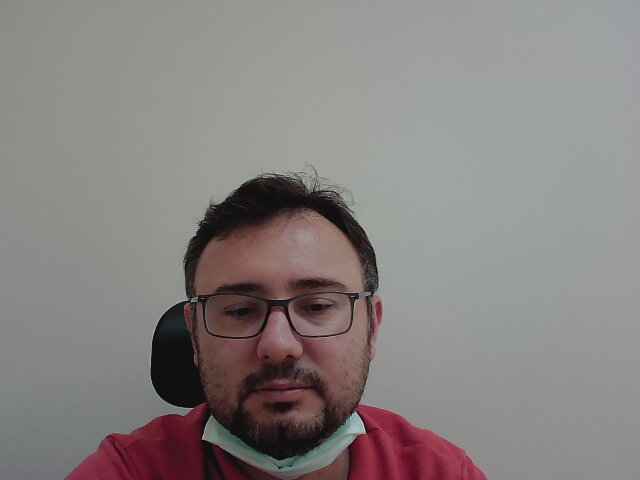
#> input picture images/yuz.jpg, 640 x 480 px, given in place of the camera
$ python kamera_goruntu_sb.py
#> lines starting #> are read from the running program, lines starting #| are printed output that depends on the picture; after the words box and inside, x2 and y2 are one past the last pixel; in counts of white or black regions, pixels touching at a corner belong together
import cv2
import numpy as np

cap = cv2.VideoCapture(0)

while True:
    durum,cerceve=cap.read()
#> cerceve is the input picture: shape (480, 640, 3); mean B, G, R 128.7, 130.3, 135.4
    gri=cv2.cvtColor(cerceve,cv2.COLOR_BGR2GRAY)
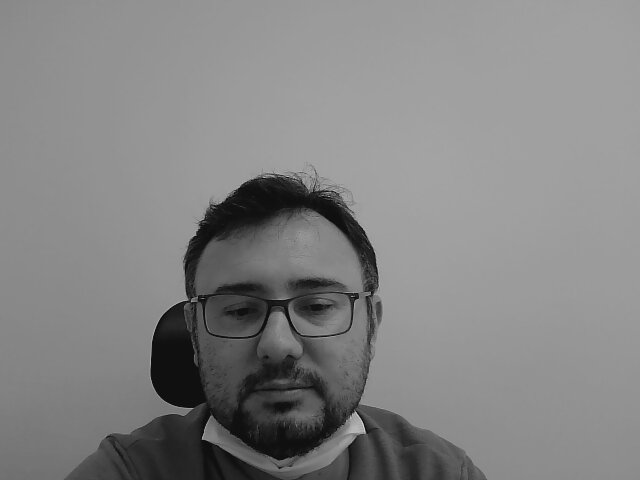
#> gri: shape (480, 640); min 1, max 221, mean 131.7
    _,sb=cv2.threshold(gri,60,255,cv2.THRESH_BINARY)
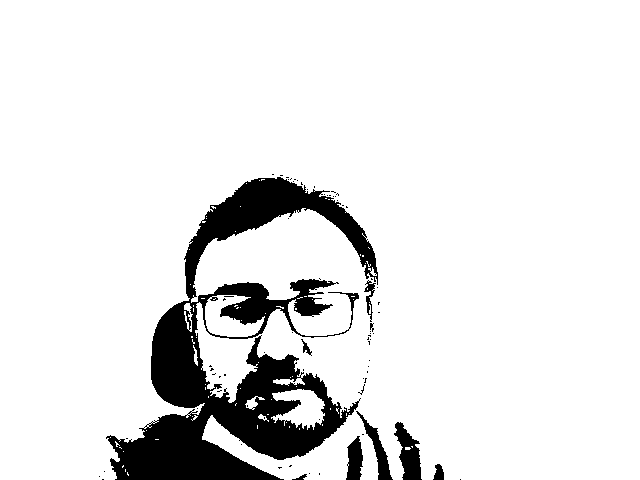
#> sb: shape (480, 640); 89.9% white; 75 black regions (66 under 20 px), largest, box (x1, y1, x2, y2) and area: (106, 177, 378, 480) 28474, (394, 422, 422, 480) 898, (356, 411, 393, 480) 619
    sbd=cv2.dilate(sb,None,iterations=3)
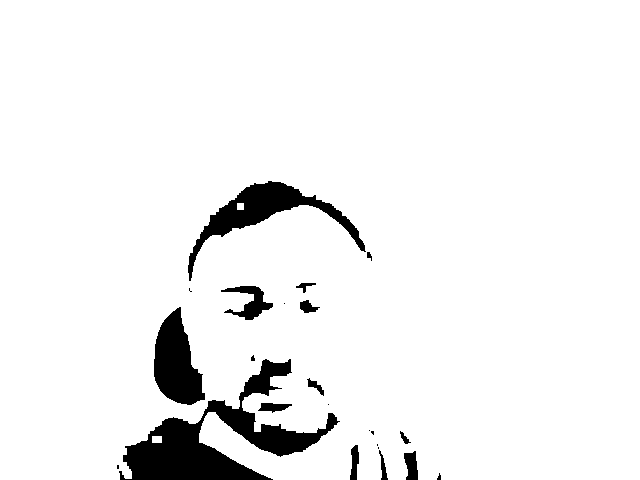
#> sbd: shape (480, 640); 94.3% white; 23 black regions (10 under 20 px), largest, box (x1, y1, x2, y2) and area: (119, 359, 340, 480) 8618, (188, 181, 366, 281) 3762, (154, 307, 205, 405) 3101
    sbe=cv2.erode(sb,None,iterations=3)
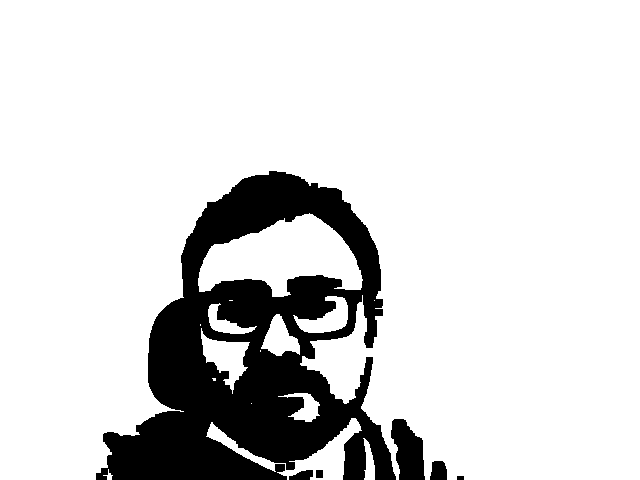
#> sbe: shape (480, 640); 84.8% white; 6 black regions, box (x1, y1, x2, y2) and area: (96, 171, 396, 480) 44672, (391, 419, 425, 480) 1462, (430, 461, 447, 480) 279, (289, 470, 313, 480) 173, (316, 470, 323, 478) 56, (457, 476, 464, 480) 28

    cv2.imshow("cap",sb)
    cv2.imshow("sbd",sbd)
    cv2.imshow("sbe",sbe)
    if cv2.waitKey(40) & 0xFF == ord("q"):
#> (key q is pressed here)
        break
cap.release()
cv2.destroyAllWindows()
